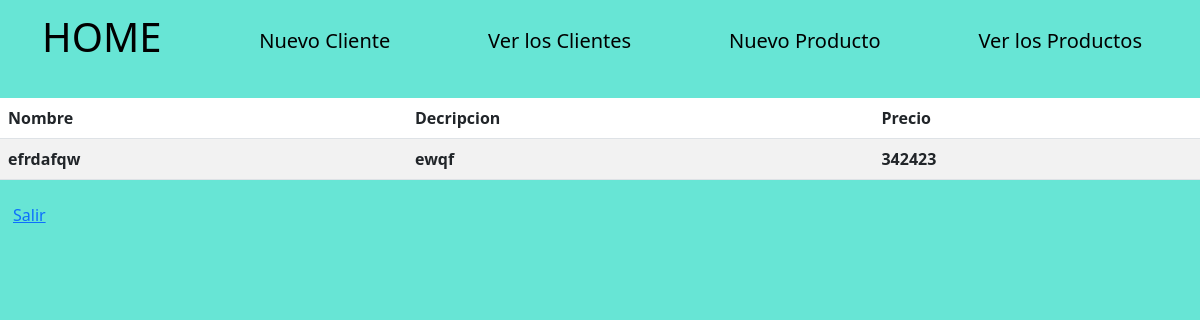
Before: /producto/list with the older database file.
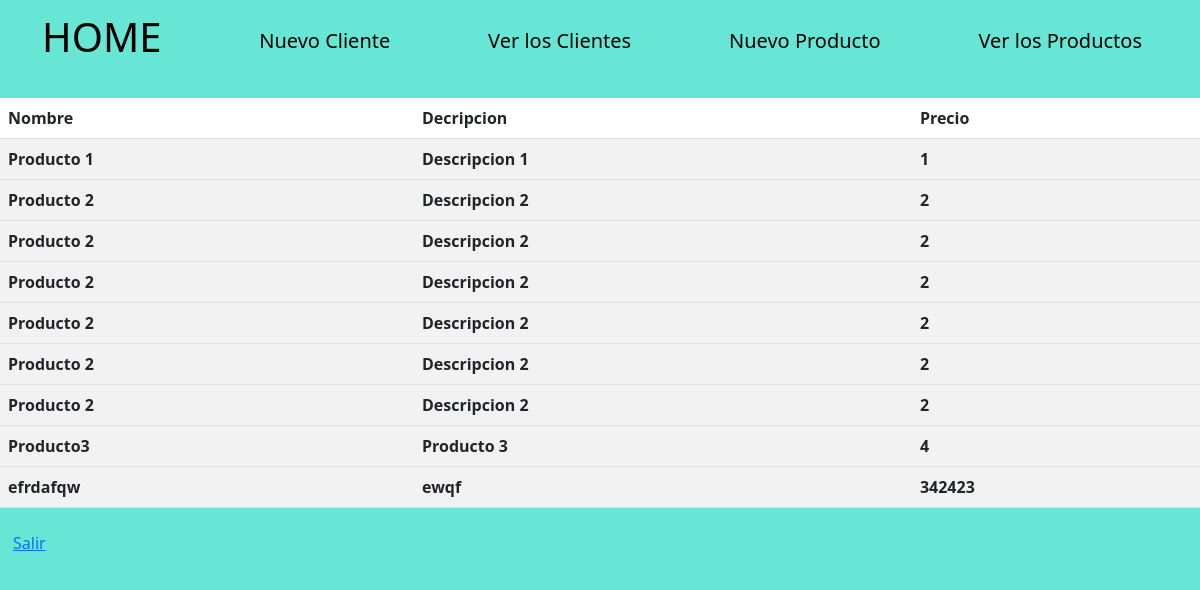
After: the same page with the newer database file.
### misitio/models.py (models this page shows)
class Productos(models.Model):
    producto = models.CharField(max_length=20)
    descripcion = models.CharField(max_length=75, blank=False, null=False)
    precio = models.IntegerField(blank=False, null=False)

### misitio/views.py (the view)
# urls.py: path('producto/list', views.productos_list, name='productos_list')
def productos_list(request):
    productos = Productos.objects.order_by('precio')
    return  render(request, 'misitio/productos_list.html', {'productos': productos})

### misitio/templates/misitio/productos_list.html (shortened to what this page needs)
{% extends 'misitio/base.html' %}
{% block content %}
    <div class="row mt-3">
        <div class="col">
            <table class="table table-striped">
                <thead>
                <tr>
                    <th>Nombre</th>
                    <th>Decripcion</th>
                    <th>Precio</th>
                </tr>
                </thead>
                <tbody>
                {% for Producto in productos %}
                    <tr>
                        <th>{{ Producto.producto }}</th>
                        <th>{{ Producto.descripcion }}</th>
                        <th>{{ Producto.precio }}</th>
                    </tr>
                    </tbody>
                {% endfor %}
            </table>
            <a class="btn btn-link" href="/logout">Salir</a></p>
        </div>
    </div>
{% endblock %}

Changed rows visible on the page:
added Productos: producto "Producto 1", descripcion "Descripcion 1", precio "1"
added Productos: producto "Producto 2", descripcion "Descripcion 2", precio "2"
added Productos: producto "Producto 2", descripcion "Descripcion 2", precio "2"
added Productos: producto "Producto 2", descripcion "Descripcion 2", precio "2"
added Productos: producto "Producto 2", descripcion "Descripcion 2", precio "2"
added Productos: producto "Producto 2", descripcion "Descripcion 2", precio "2"
added Productos: producto "Producto 2", descripcion "Descripcion 2", precio "2"
added Productos: producto "Producto3", descripcion "Producto 3", precio "4"
